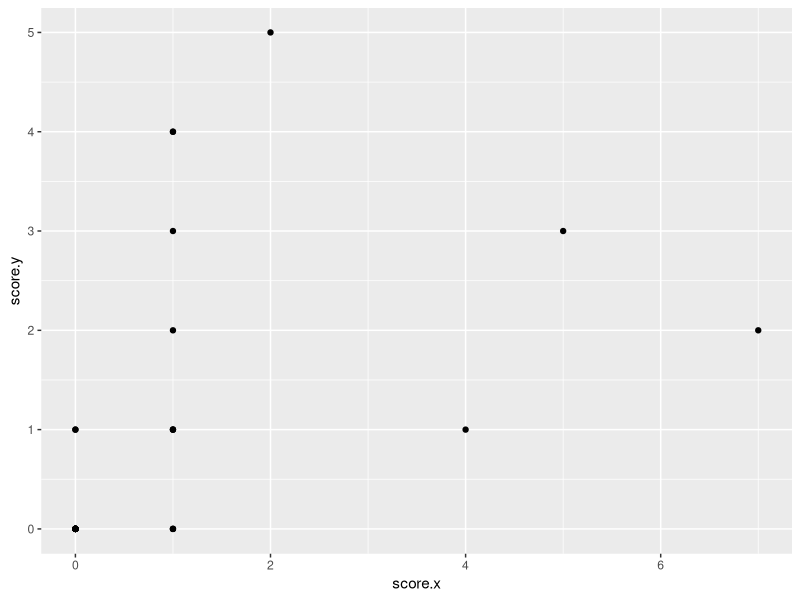
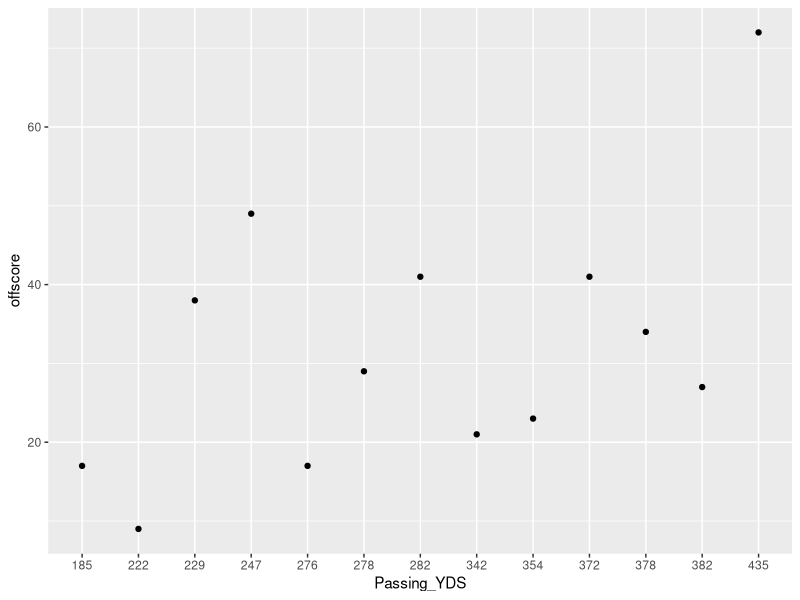

Write the R code that produced these figures, in order.
## ---- chunk 1
library(readxl)
defense <- read_excel('cyclonesFootball2019.xlsx', sheet = "Defensive")
offense <- read_excel('cyclonesFootball2019.xlsx', sheet = "Offensive")
biography <- read_excel('cyclonesFootball2019.xlsx', sheet = "Biography")
## ---- chunk 2
defClean <- defense
defClean$Name <- as.factor(defClean$Name)
defClean$Opponent_Opponent <- as.factor(defClean$Opponent_Opponent)

offClean <- offense
offClean$Name <- as.factor(offClean$Name)
offClean$Opponent_Opponent <- as.factor(offClean$Opponent_Opponent)

str(defClean)
str(offClean)

head(defClean)
head(offClean)
## ---- chunk 3
x <- c(3:11)
bioClean <- biography
for (val in x) {
  defClean[[val]] <- as.numeric(defClean[[val]])
}
bioClean$Weight <- as.numeric(bioClean$Weight)
str(defClean)
str(bioClean)
## ---- chunk 4
for (index in 1:nrow(bioClean)){
  feet <- as.numeric(unlist(strsplit(bioClean$Height[index], "-", fixed = TRUE))[1])
  inches <- as.numeric(unlist(strsplit(bioClean$Height[index], "-", fixed = TRUE))[2])
  bioClean$Height[index] <- (feet * 12) + inches
}
bioClean$Height <- as.numeric(bioClean$Height)
str(bioClean)
## ---- chunk 5
library(tidyr)
defClean <- pivot_longer(defClean, 3:11, names_to = 'stat', values_to = 'score')
head(defClean)
## ---- chunk 6
defClean$score <- as.numeric(defClean$score)

ts <- defClean[defClean$stat == 'Tackles_Solo', ]
mean(ts$score)
sum(ts$score)

ta <- defClean[defClean$stat == 'Tackles_ASST', ]
mean(ta$score)
sum(ta$score)

tfl <- defClean[defClean$stat == 'Tackles_TFL', ]
mean(tfl$score)
sum(tfl$score)

tsk <- defClean[defClean$stat == 'Tackles_Sack', ]
mean(tsk$score)
sum(tsk$score)

tff <- defClean[defClean$stat == 'Turnover_FF', ]
mean(tff$score)
sum(tff$score)

tfr <- defClean[defClean$stat == 'Turnover_FR', ]
mean(tfr$score)
sum(tfr$score)

ti <- defClean[defClean$stat == 'Turnover_INT', ]
mean(ti$score)
sum(ti$score)

pqbh <- defClean[defClean$stat == 'Pass_QBH', ]
mean(pqbh$score)
sum(pqbh$score)

ppb <- defClean[defClean$stat == 'Pass_PB', ]
mean(ppb$score)
sum(ppb$score)
## ---- chunk 7
library(ggplot2)
library(dplyr)
iowa <- defClean[defClean$Opponent_Opponent == "Iowa" & defClean$stat == "Tackles_Solo", ]
nd <- defClean[defClean$Opponent_Opponent == "Notre Dame" & defClean$stat == "Tackles_Solo", ]
df3 <- inner_join(x = iowa, y = nd, by = "Name")
df3
ggplot(df3, aes(x = score.x, y = score.y)) + geom_point()
## ---- chunk 8
df4 <- separate(bioClean, Hometown, into = c("City", "State"), sep = ',')
head(df4)
## ---- chunk 9
table(df4$State)
## ---- chunk 10
offDF <- inner_join(bioClean, offClean, by = "Name")
defDF <- inner_join(bioClean, defClean, by = "Name")
offDF <- separate(offDF, Hometown, into = c("City", "State"), sep = ',')
defDF <- separate(defDF, Hometown, into = c("City", "State"), sep = ',')

offDF <- offDF[offDF$Opponent_Opponent == "Iowa", ]
defDF <- defDF[defDF$Opponent_Opponent == "Iowa" & defDF$stat == "Tackles_Solo", ]
table(offDF$State)
table(defDF$State)
## ---- chunk 11
bp <- offClean[offClean$Name == "Purdy, Brock", ]
bp$offscore = c(29,17,72,21,49,38,34,27,41,23,41,17,9)
ggplot(bp, aes(x = Passing_YDS, y = offscore)) + geom_point()
bp$Passing_YDS <- as.numeric(bp$Passing_YDS)
cor(bp$Passing_YDS, bp$offscore)
## ---- chunk 12
off18 <- read_excel('cyclonesFootball2018.xlsx', sheet = "Offensive")
df3 <- inner_join(off18, offClean, by = "Name")
#Couldn't figure out how to join the two tables correctly. I was trying to join the two different years by player name, but I keep getting repeat values in the merged tables.
